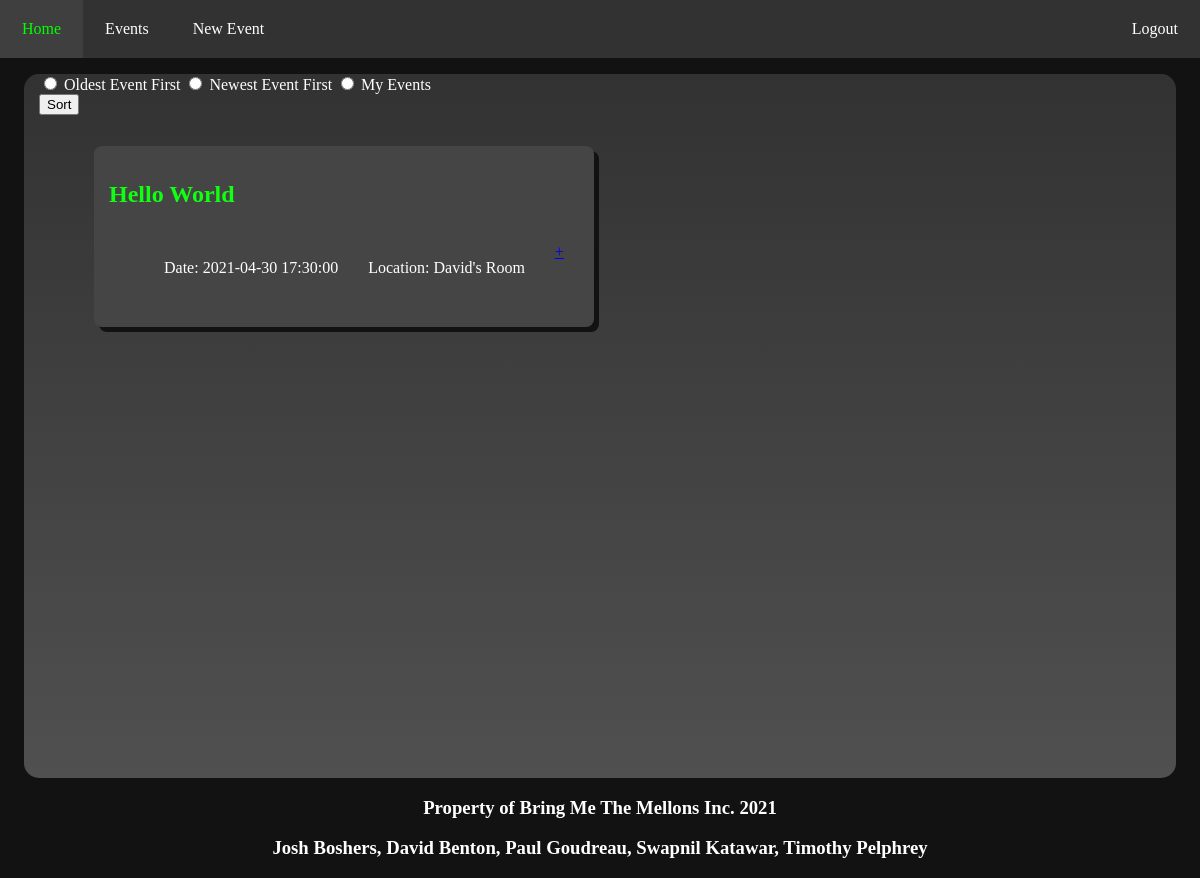
Page /events (signed in) on the earlier database version.
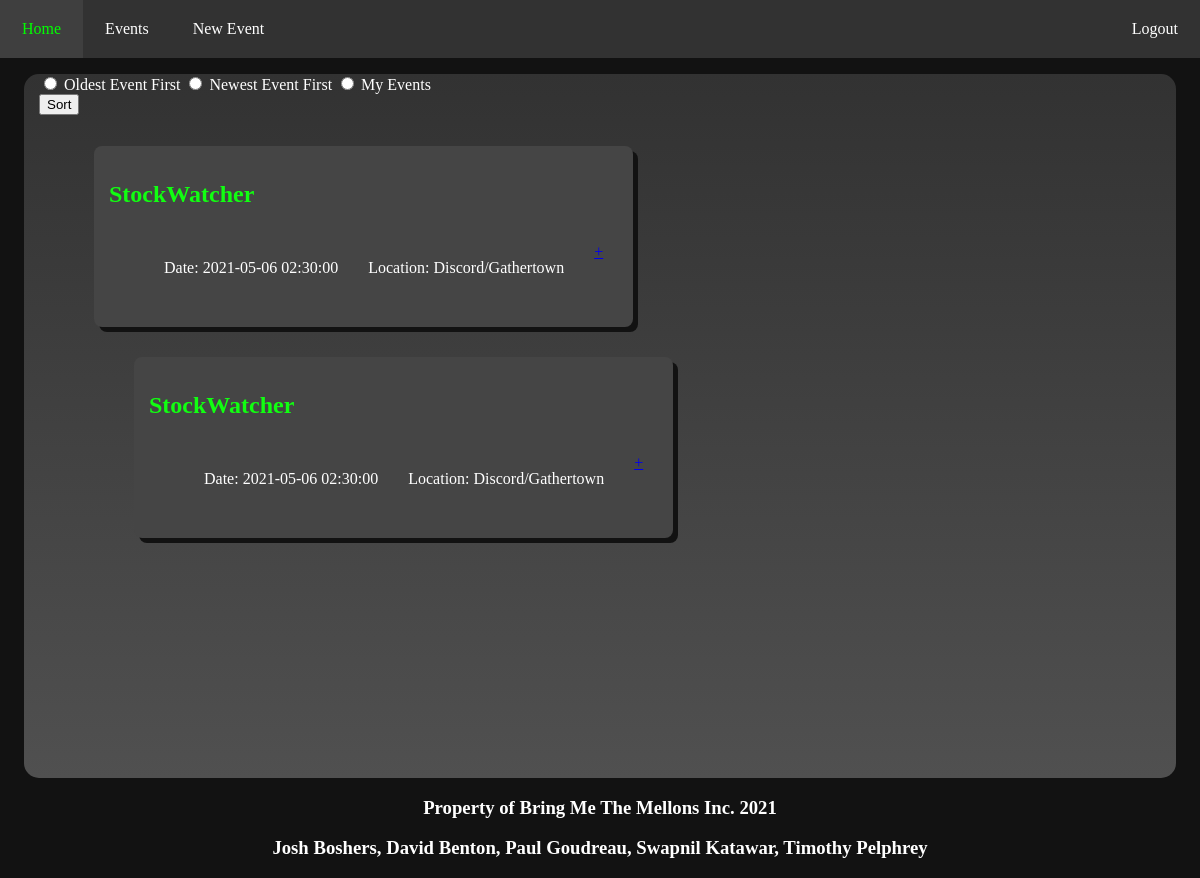
Same page on the later database version.
### database/models.py (models this page shows, shortened)
class Event(db.Model):
    id = db.Column('id', db.Integer, primary_key=True)
    host_id = db.Column(db.Integer, db.ForeignKey('user.id'), nullable=False)
    name = db.Column('name', db.String(100), nullable=False)
    is_private = db.Column('is_private', db.Boolean, default=False, nullable=False)
    location = db.Column('location', db.String(200), nullable=False)
    start_time = db.Column('start_time', db.DateTime, nullable=False)
    end_time = db.Column('end_time', db.DateTime)
    image = db.Column('image', db.String(50))
    description = db.Column('description', db.VARCHAR, nullable=False)
    rsvps = db.relationship('RSVP', backref='event', cascade='all, delete-orphan', lazy=True)

### app.py (the view)
@app.route('/events', methods=['GET','POST'])
def event_list():
    events_form = EventsForm()
    if session.get('user'):
        if request.method == 'POST':
            events = None
            if request.form.get('sort_order') == 'O':
                public_events = db.session.query(Event).filter_by(is_private=False).order_by(asc(Event.id)).all()
                host_events = db.session.query(Event).filter_by(host_id=session.get('user_id'), is_private=True).order_by(asc(Event.id)).all()
                events = public_events + host_events
            if request.form.get('sort_order') == 'N':
                public_events = db.session.query(Event).filter_by(is_private=False).order_by(desc(Event.id)).all()
                host_events = db.session.query(Event).filter_by(host_id=session.get('user_id'), is_private=True).order_by(desc(Event.id)).all()
                events = public_events + host_events
            if request.form.get('sort_order') == 'M':
                events = db.session.query(Event).filter_by(host_id=session.get('user_id')).order_by(Event.name).all()
            return render_template('events.html', events=events, form=events_form)
        else:
            public_events = db.session.query(Event).filter_by(is_private=False).all()
            host_events = db.session.query(Event).filter_by(host_id=session.get('user_id')).all()
            events = set(public_events + host_events)
            return render_template('events.html', events=events, form=events_form)
    return redirect(url_for('login'))

### forms.py
class EventsForm(FlaskForm):
    class Meta:
        csrf = False
    sort_order = RadioField('sort_order', choices=[('O','Oldest Event First'),('N','Newest Event First'),('M','My Events')])
    submit = SubmitField('Sort')

### templates/events.html (shortened to what this page needs)
<!DOCTYPE html>
<html lang="en">
    <head>
        <link rel="stylesheet" href="{{ url_for('static', filename='css/main.css') }}">
    </head>
    <body>
        <nav>
        <ul id="navbar">
          <li><a class="nav-link" href="/index"> Home </a></li>
          <li><a class="nav-link"  href="/events"> Events </a></li>
          <li><a class="nav-link"  href="/events/new"> New Event </a></li>
            {% if session['user'] %}
            <div class="nav-right">
            <li><a class="nav-link" id="login"  href="/logout"> Logout </a></li>
            </div>
            {% else %}
            <div class="nav-right">
            <li><a class="nav-link" id="login"  href="/login"> Login </a></li>
            </div>
            {% endif %}
        </ul>
      </nav>
      <div class="row">
        <div class="spacer"></div>
        <div class="event_frame_l">
          <form action="{{ url_for('event_list') }}" method="post">
            <div class="formwrapper">
                <div class="form-field">
                    {% for subfield in form.sort_order %}
                        {{ subfield }} {{ subfield.label }}
                    {% endfor %}
                </div>
                {{ form.submit }}
            </div>
        </form>
          {%for event in events%}
          <ul class="event_list">
            <li><div class="public_event">
                <h2> {{event.name}}</h2>
                <ul class="event_info">
                  <li class="info"><p> Date: {{event.start_time}}</p></li>
                  <li class="info"><p> Location: {{event.location}}</p></li>
                  <li class="info"><a href="events/{{event.id}}"> +</a></li>
                </ul>
            </div></li>
          {%endfor%}
        </div>
        <div class="spacer"></div>
      </div>
      <div class="footer">
          <h3>Property of Bring Me The Mellons Inc. 2021</h3>
          <h3>Josh Boshers, David Benton, Paul Goudreau, Swapnil Katawar, Timothy Pelphrey</h3>
      </div>
    </body>
</html>

Differences in the rows shown:
removed Event: name "Hello World", start_time "2021-04-30 17:30:00", location "David's Room"
added Event: name "StockWatcher", start_time "2021-05-06 02:30:00", location "Discord/Gathertown"
added Event: name "StockWatcher", start_time "2021-05-06 02:30:00", location "Discord/Gathertown"
